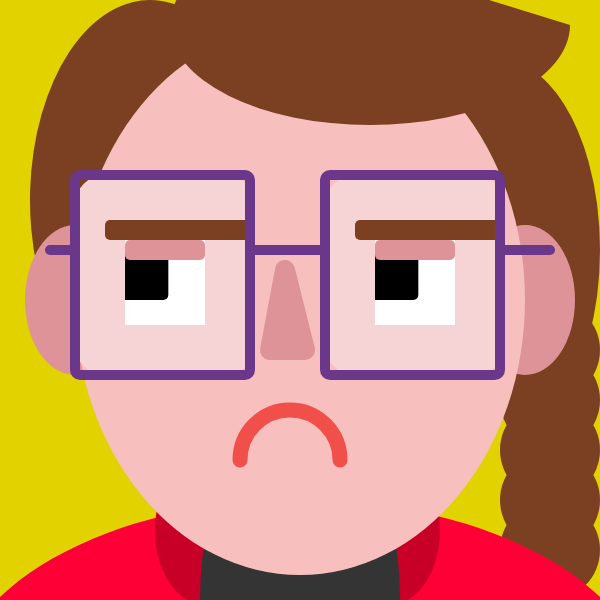
Frame 1 (no input)
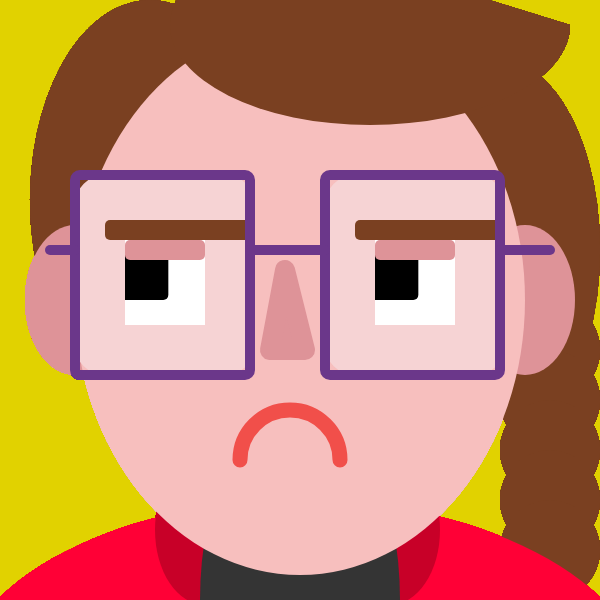
Frame 60 (no input)
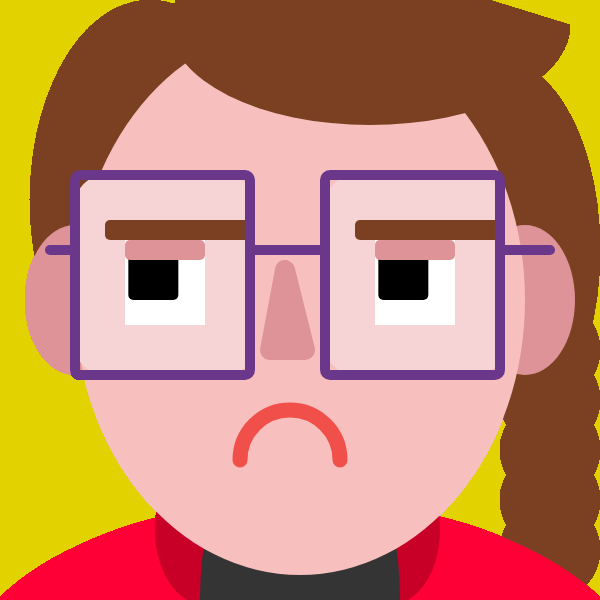
Frame 120 (the mouse pressed at the canvas centre since frame 60)

The p5.js sketch that drew these frames (run headless with seeded random() and noise() and a simulated clock; from frame 60 on, the mouse is pressed at the canvas centre):

// p5.js sketch
// ── sketch.js
function setup() {
  createCanvas(600, 600);
  background(225, 210, 0);
}



function draw() {

  noStroke();
  // Back Bang & braid
  noStroke()
  fill(122, 64, 33);
  arc(500, 250, 200, 380, QUARTER_PI + HALF_PI, QUARTER_PI, OPEN);
  arc(150, 200, 240, 400, 0.75 * Math.PI, 0);
  ellipse(550, 350, 100, 100);
  ellipse(550, 400, 100, 100);
  ellipse(550, 450, 100, 100);
  ellipse(550, 500, 100, 100);
  ellipse(550, 550, 100, 100);

  // Clothes
  fill(255, 0, 54);
  ellipse(300, 700, 700, 400);

  // Clothes Shadow
  fill(200, 0, 40);
  arc(205, 530, 100, 150, PI / 2, 3 * PI / 2, CHORD);
  arc(390, 530, 100, 150, 3 * PI / 2, PI / 2, CHORD);

  // Undershirt
  fill(52, 52, 52);
  ellipse(300, 600, 200, 400);


  // right ear
  fill(222, 147, 152);
  ellipse(75, 300, 100, 150);

  // left ear
  fill(222, 147, 152);
  ellipse(525, 300, 100, 150);

  // face
  fill(247, 191, 190);
  ellipse(width / 2, height / 2, 450, 550);

  //Bang
  noStroke()
  fill(122, 64, 33);
  arc(370, 25, 400, 200, 0, PI + QUARTER_PI, CHORD);

  // eye whites
  // Left
  fill(255)
  rect(105, 200, 100, 150, 5, );

  // Right
  fill(255)
  rect(355, 200, 100, 150, 5, );

  // pupils
  // Left
  fill(0)
  var leftpupil = map(mouseX, 50, 200, 150, 155);
  rect(leftpupil - 30, 250, 50, 50, 5, );

  // Right
  fill(0)
  var rightpupil = map(mouseX, 50, 200, 400, 405);
  rect(rightpupil - 30, 250, 50, 50, 5, );

  // Masking Rings
  noFill();
  stroke(246, 211, 212)
  strokeWeight(50);
  rect(100, 200, 130, 150, 5);
  rect(350, 200, 130, 150, 5);

  // tired lids
  // Left
  noStroke();
  fill(222, 147, 152)
  rect(125, 240, 80, 20, 5, );

  // Right
  fill(222, 147, 152)
  rect(375, 240, 80, 20, 5, );


  // tired brows
  // Left
  noStroke();
  fill(122, 64, 33)
  rect(105, 220, 150, 20, 5, );

  // Right
  fill(122, 64, 33)
  rect(355, 220, 150, 20, 5, );

  // Glasses
  noFill();
  stroke(107, 55, 138)
  strokeWeight(10);
  rect(75, 175, 175, 200, 5);
  rect(325, 175, 175, 200, 5);
  line(250, 250, 325, 250)
  line(50, 250, 75, 250)
  line(500, 250, 550, 250)


  //Mouth
  strokeWeight(15);
  stroke(241, 79, 74);
  arc(290, 460, 100, 100, -PI, 0, );

  //Nose
  fill(222, 147, 152);
  stroke(222, 147, 152);
  strokeWeight(20);
  strokeJoin(ROUND);
  triangle(285, 270, 270, 350, 305, 350);



}
